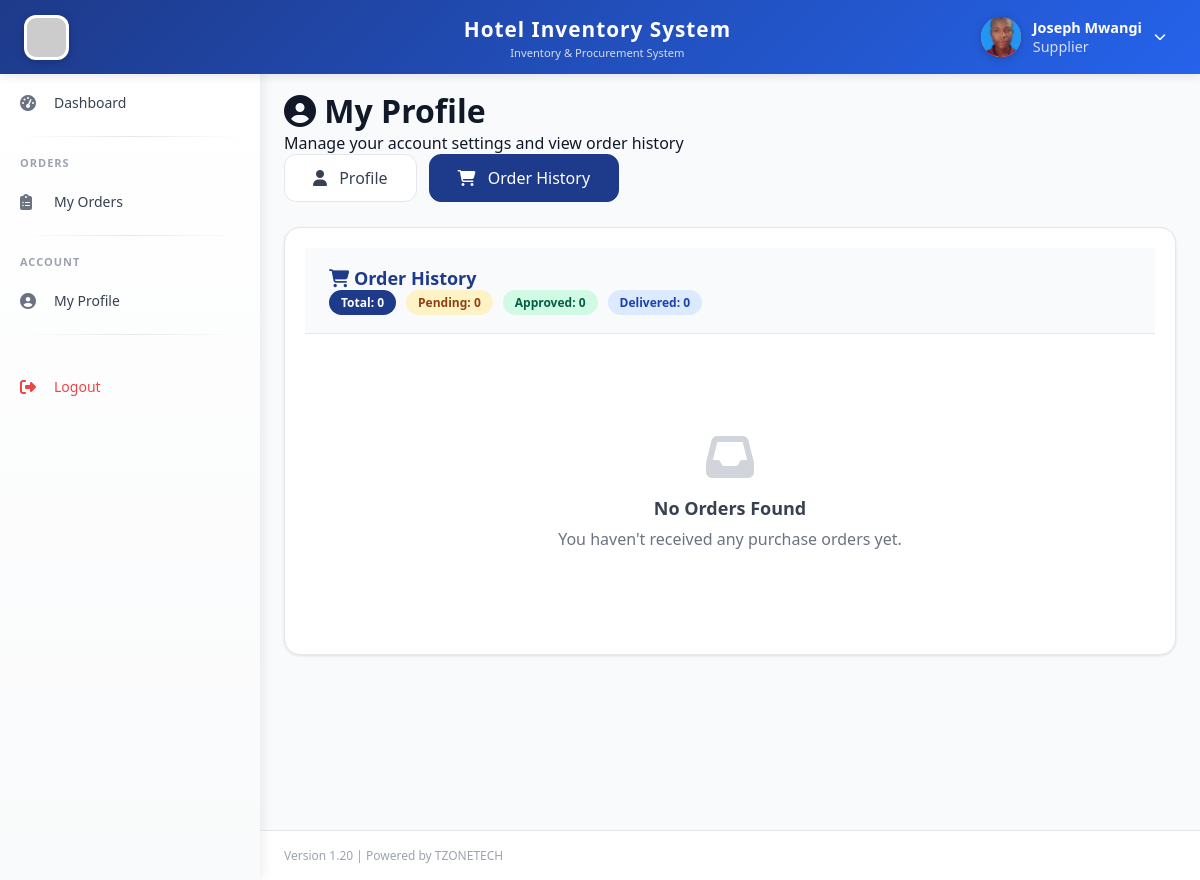
Page /supplier/profile.php?tab=orders (signed in) on the earlier database version.
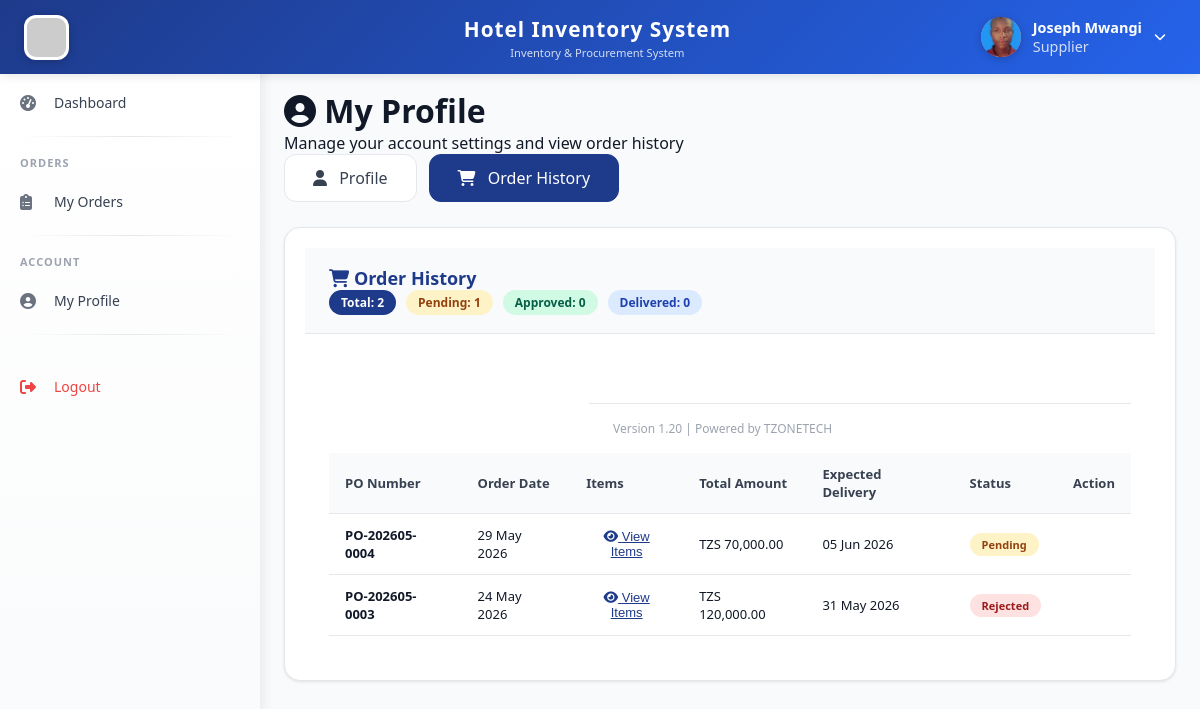
Same page on the later database version.
### tables this page shows
CREATE TABLE `users` (
  `id` int(11) NOT NULL,
  `fullname` varchar(100) NOT NULL,
  `username` varchar(50) NOT NULL,
  `password` varchar(255) NOT NULL,
  `email` varchar(100) NOT NULL,
  `phone` varchar(20) DEFAULT NULL,
  `role_id` int(11) NOT NULL,
  `status` enum('active','inactive') DEFAULT 'active',
  `created_at` timestamp NOT NULL DEFAULT current_timestamp(),
  `phone_verified` tinyint(4) DEFAULT 0,
  `reset_token` varchar(100) DEFAULT NULL,
  `reset_expires` datetime DEFAULT NULL,
  `profile_picture` varchar(255) DEFAULT NULL,
  `updated_at` timestamp NOT NULL DEFAULT current_timestamp() ON UPDATE current_timestamp()
);

CREATE TABLE `suppliers` (
  `id` int(11) NOT NULL,
  `company_name` varchar(100) NOT NULL,
  `contact_person` varchar(100) DEFAULT NULL,
  `email` varchar(100) DEFAULT NULL,
  `phone` varchar(20) DEFAULT NULL,
  `address` text DEFAULT NULL,
  `status` enum('active','inactive') DEFAULT 'active',
  `created_at` timestamp NOT NULL DEFAULT current_timestamp(),
  `password` varchar(255) DEFAULT NULL,
  `reset_token` varchar(100) DEFAULT NULL,
  `reset_expires` datetime DEFAULT NULL,
  `phone_verified` tinyint(4) DEFAULT 0,
  `updated_at` timestamp NOT NULL DEFAULT current_timestamp() ON UPDATE current_timestamp()
);

CREATE TABLE `purchase_orders` (
  `id` int(11) NOT NULL,
  `po_number` varchar(50) NOT NULL,
  `supplier_id` int(11) NOT NULL,
  `order_date` date NOT NULL,
  `expected_delivery` date DEFAULT NULL,
  `total_amount` decimal(12,2) DEFAULT 0.00,
  `status` enum('pending','approved','rejected','delivered','confirmed') DEFAULT 'pending',
  `created_by` int(11) NOT NULL,
  `approved_by` int(11) DEFAULT NULL,
  `notes` text DEFAULT NULL,
  `created_at` timestamp NOT NULL DEFAULT current_timestamp()
);

### supplier/profile.php (the view, shortened to what this page needs)
<?php
require_once '../includes/auth_check.php';
$supplier_id = $_SESSION['supplier_id'] ?? $_SESSION['user_id'];
$active_tab = $_GET['tab'] ?? 'profile';
$sql = "SELECT * FROM suppliers WHERE id = ?";
$stmt = $db->prepare($sql);
$stmt->bind_param("i", $supplier_id);
$stmt->execute();
$result = $stmt->get_result();
$order_sql = "SELECT po.*, u.fullname as created_by_name
              FROM purchase_orders po
              JOIN users u ON po.created_by = u.id
              WHERE po.supplier_id = ?
              ORDER BY po.created_at DESC";
$order_stmt = $db->prepare($order_sql);
$order_stmt->bind_param("i", $supplier_id);
$order_stmt->execute();
$order_result = $order_stmt->get_result();
$orders = $order_result->fetch_all(MYSQLI_ASSOC);
$order_stats = [
    'total' => count($orders),
    'pending' => 0,
    'approved' => 0,
    'delivered' => 0,
    'rejected' => 0
];
foreach ($orders as $order) {
    if ($order['status'] == 'pending') $order_stats['pending']++;
    elseif ($order['status'] == 'approved') $order_stats['approved']++;
    elseif ($order['status'] == 'delivered') $order_stats['delivered']++;
    elseif ($order['status'] == 'rejected') $order_stats['rejected']++;
}
include '../templates/header.php';
include '../templates/sidebar.php';
?>
<div class="main-content">
    <div class="page-header">
        <h1><i class="fas fa-user-circle"></i> My Profile</h1>
        <p>Manage your account settings and view order history</p>
    </div>
    <div class="profile-tabs">
        <a href="?tab=profile" class="profile-tab <?php echo $active_tab == 'profile' ? 'active' : ''; ?>">
            <i class="fas fa-user"></i> Profile
        </a>
        <a href="?tab=orders" class="profile-tab <?php echo $active_tab == 'orders' ? 'active' : ''; ?>">
            <i class="fas fa-shopping-cart"></i> Order History
        </a>
    </div>
    <?php if($active_tab == 'orders'): ?>
    <div class="card animate-card">
        <div class="card-header">
            <h3><i class="fas fa-shopping-cart"></i> Order History</h3>
            <div class="order-stats">
                <span class="stat-badge total">Total: <?php echo $order_stats['total']; ?></span>
                <span class="stat-badge pending">Pending: <?php echo $order_stats['pending']; ?></span>
                <span class="stat-badge approved">Approved: <?php echo $order_stats['approved']; ?></span>
                <span class="stat-badge delivered">Delivered: <?php echo $order_stats['delivered']; ?></span>
            </div>
        </div>
        <div class="card-body">
            <?php if(count($orders) > 0): ?>
                <div class="table-responsive">
                    <table class="data-table">
                        <thead>
                            <tr>
                                <th>PO Number</th>
                                <th>Order Date</th>
                                <th>Items</th>
                                <th>Total Amount</th>
                                <th>Expected Delivery</th>
                                <th>Status</th>
                                <th>Action</th>
                            </tr>
                        </thead>
                        <tbody>
                            <?php foreach($orders as $order): ?>
                                <tr class="order-row">
                                    <td><strong><?php echo $order['po_number']; ?></strong></td>
                                    <td><?php echo date('d M Y', strtotime($order['order_date'])); ?></td>
                                    <td>
                                        <button onclick="viewOrderItems(<?php echo $order['id']; ?>)" class="btn-link">
                                            <i class="fas fa-eye"></i> View Items
                                        </button>
                            </td>
                                    <td>TZS <?php echo number_format($order['total_amount'], 2); ?></td>
                                    <td><?php echo $order['expected_delivery'] ? date('d M Y', strtotime($order['expected_delivery'])) : 'Not set'; ?></td>
                                    <td>
                                        <span class="status-badge status-<?php echo $order['status']; ?>">
                                            <?php echo ucfirst($order['status']); ?>
                                        </span>
                            </td>
                                    <td>
                                        </td>
                                </tr>
                            <?php endforeach; ?>
                        </tbody>
                </div>
            <?php else: ?>
                <div class="empty-state">
                    <i class="fas fa-inbox"></i>
                    <h3>No Orders Found</h3>
                    <p>You haven't received any purchase orders yet.</p>
                </div>
            <?php endif; ?>
        </div>
    </div>
    <?php endif; ?>
</div>
<?php include '../templates/footer.php'; ?>

### templates/header.php (shortened to what this page needs)
<!DOCTYPE html>
<html lang="en">
<head>
    <link rel="stylesheet" href="https://cdnjs.cloudflare.com/ajax/libs/font-awesome/6.4.0/css/all.min.css">
    <link rel="stylesheet" href="<?php echo APP_URL; ?>/assets/css/style.css">
</head>
<body>
    <div class="top-header">
        <div class="header-left">
            <img src="<?php echo APP_URL; ?>/assets/images/hotel.jpg" alt="Hotel Logo" class="logo-img" onerror="this.src='https://via.placeholder.com/45x45?text=H'">
        </div>
        <div class="header-center">
            <div class="app-title"><?php echo APP_NAME; ?></div>
            <div class="app-subtitle">Inventory & Procurement System</div>
        </div>
        <div class="header-right">
            <div class="user-info" id="userInfoBtn">
                <div class="user-avatar-circle" id="userAvatar">
                    <?php
                    $profile_pic = '';
                    if (isset($_SESSION['user_id'])) {
                        global $db;
                        $pic_sql = "SELECT profile_picture FROM users WHERE id = ?";
                        $pic_stmt = $db->prepare($pic_sql);
                        $pic_stmt->bind_param("i", $_SESSION['user_id']);
                        $pic_stmt->execute();
                        $pic_result = $pic_stmt->get_result();
                        if ($pic_row = $pic_result->fetch_assoc()) {
                            $profile_pic = $pic_row['profile_picture'];
                        }
                    }
                    if ($profile_pic && file_exists('../uploads/profile/' . $profile_pic)):
                    ?>
                        <img src="<?php echo APP_URL; ?>/uploads/profile/<?php echo $profile_pic; ?>" alt="Profile">
                    <?php endif; ?>
                </div>
                <div class="user-details">
                    <span class="user-name"><?php echo htmlspecialchars($_SESSION['fullname'] ?? 'User'); ?></span>
                    <span class="user-role"><?php echo $_SESSION['role'] ?? 'Guest'; ?></span>
                </div>
                <i class="fas fa-chevron-down" style="font-size: 12px;"></i>
            </div>
        </div>
    </div>

### templates/sidebar.php (shortened to what this page needs)
<div class="sidebar">
    <ul class="sidebar-menu">
        <?php
        $current_page = basename($_SERVER['PHP_SELF']);
        $role = $_SESSION['role'] ?? 'Guest';
        $active_class = ($current_page == 'dashboard.php') ? 'active' : '';
        echo '<li class="' . $active_class . '"><a href="' . APP_URL . '/dashboard.php"><i class="fas fa-tachometer-alt"></i> <span>Dashboard</span></a></li>';
        switch($role) {
                ?>
                <?php
            case 'Supplier':
                ?>
                <li class="menu-divider"></li>
                <li class="menu-header">Orders</li>
                <li class="<?php echo ($current_page == 'orders.php') ? 'active' : ''; ?>">
                    <a href="<?php echo APP_URL; ?>/supplier/orders.php"><i class="fas fa-clipboard-list"></i> <span>My Orders</span></a>
                </li>
                <?php
                break;
        }
            ?>
        <li class="menu-divider"></li>
        <li class="menu-header">Account</li>
        <li>
            <?php if ($role === 'Supplier'): ?>
                <a href="<?php echo APP_URL; ?>/supplier/profile.php">
                    <i class="fas fa-user-circle"></i> <span>My Profile</span>
                </a>
            <?php endif; ?>
        </li>
        <li class="menu-divider"></li>
        <li class="menu-footer">
            <a href="<?php echo APP_URL; ?>/auth/logout.php" class="logout-link">
                <i class="fas fa-sign-out-alt"></i> <span>Logout</span>
            </a>
        </li>
    </ul>
</div>

### templates/footer.php (shortened to what this page needs)
    <footer class="footer">
        <div class="footer-content">
            <p class="footer-version">Version 1.20 | Powered by TZONETECH</p>
        </div>
    </footer>
</body>
</html>

### assets/css/style.css (style rules this page uses)
:root { --primary-dark: #1E3A8A; --primary-light: #2563EB; --accent: #FF6B6B; --accent-dark: #e55a5a; --bg-light: #F9FAFB; --white: #FFFFFF; --text-dark: #111827; --text-muted: #6B7280; --border: #E5E7EB; --shadow-sm: 0 1px 2px 0 rgba(0, 0, 0, 0.05); --shadow-md: 0 4px 6px -1px rgba(0, 0, 0, 0.1); --shadow-lg: 0 10px 15px -3px rgba(0, 0, 0, 0.1); --success: #10B981; --warning: #F59E0B; --danger: #EF4444; --info: #3B82F6; }
* { margin: 0; padding: 0; box-sizing: border-box; }
body { font-family: 'Segoe UI', Tahoma, Geneva, Verdana, sans-serif; background: var(--bg-light); color: var(--text-dark); }
.top-header { background: var(--primary-dark); color: white; padding: 12px 24px; position: fixed; top: 0; left: 0; right: 0; z-index: 1000; display: flex; justify-content: space-between; align-items: center; box-shadow: var(--shadow-md); }
.user-info { display: flex; align-items: center; gap: 20px; }
.user-info span { font-size: 0.9rem; }
.sidebar { position: fixed; top: 65px; left: 0; bottom: 0; width: 260px; background: var(--white); box-shadow: var(--shadow-md); overflow-y: auto; z-index: 999; }
.sidebar-menu { list-style: none; padding: 20px 0; }
.sidebar-menu li { margin-bottom: 5px; }
.sidebar-menu li a { display: flex; align-items: center; gap: 12px; padding: 12px 24px; color: var(--text-dark); text-decoration: none; transition: all 0.3s; font-size: 0.95rem; }
.sidebar-menu li a i { width: 22px; color: var(--primary-dark); }
.main-content { margin-left: 260px; margin-top: 65px; padding: 24px; min-height: calc(100vh - 65px); }
.card { background: var(--white); border-radius: 12px; box-shadow: var(--shadow-sm); padding: 20px; margin-bottom: 20px; border: 1px solid var(--border); }
.card-header { font-size: 1.2rem; font-weight: 600; margin-bottom: 15px; padding-bottom: 10px; border-bottom: 2px solid var(--border); }
.data-table { width: 100%; border-collapse: collapse; }
.data-table thead { background: var(--bg-light); }
.data-table th, .data-table td { padding: 12px 15px; text-align: left; border-bottom: 1px solid var(--border); }
.data-table th { font-weight: 600; color: var(--text-dark); }
.status-pending { background: var(--warning); color: white; padding: 4px 12px; border-radius: 20px; font-size: 0.75rem; }

### templates/header.php (style rules this page uses)
* { margin: 0; padding: 0; box-sizing: border-box; }
body { font-family: 'Segoe UI', Tahoma, Geneva, Verdana, sans-serif; background: #F9FAFB; color: #111827; }
.top-header { background: linear-gradient(135deg, #1E3A8A 0%, #2563EB 100%); color: white; padding: 12px 24px; position: fixed; top: 0; left: 0; right: 0; z-index: 1000; display: flex; justify-content: space-between; align-items: center; box-shadow: 0 2px 10px rgba(0,0,0,0.1); }
.header-left { display: flex; align-items: center; gap: 15px; min-width: 200px; }
.logo-img { width: 45px; height: 45px; border-radius: 12px; object-fit: cover; box-shadow: 0 2px 8px rgba(0,0,0,0.2); background: white; padding: 3px; }
.header-center { flex: 1; text-align: center; }
.app-title { font-size: 1.3rem; font-weight: 700; letter-spacing: 1px; }
.app-subtitle { font-size: 0.7rem; opacity: 0.8; margin-top: 2px; }
.header-right { display: flex; align-items: center; gap: 20px; min-width: 200px; justify-content: flex-end; }
.user-info { display: flex; align-items: center; gap: 12px; cursor: pointer; position: relative; padding: 5px 10px; border-radius: 40px; transition: background 0.3s; }
.user-avatar-circle { width: 40px; height: 40px; border-radius: 50%; background: linear-gradient(135deg, #FF6B6B, #ff8e8e); display: flex; align-items: center; justify-content: center; font-weight: 700; font-size: 18px; color: white; text-transform: uppercase; box-shadow: 0 2px 8px rgba(0,0,0,0.2); overflow: hidden; }
.user-avatar-circle img { width: 100%; height: 100%; object-fit: cover; }
.user-details { display: flex; flex-direction: column; }
.user-name { font-size: 14px; font-weight: 600; }
.user-role { font-size: 11px; opacity: 0.8; }
.main-content { margin-left: 260px; margin-top: 65px; padding: 24px; min-height: calc(100vh - 65px); }
.sidebar { position: fixed; top: 65px; left: 0; bottom: 0; width: 260px; background: linear-gradient(180deg, #FFFFFF 0%, #F9FAFB 100%); box-shadow: 2px 0 12px rgba(0,0,0,0.08); overflow-y: auto; z-index: 999; transition: transform 0.3s ease-in-out; }

Differences in the rows shown:
changed suppliers: id "0" → "1"; phone_verified "0" → (not shown)
added purchase_orders: po_number "PO-202605-0004", order_date "29 May 2026", total_amount "70,000.00", expected_delivery "05 Jun 2026", status "Pending"
added purchase_orders: po_number "PO-202605-0003", order_date "24 May 2026", total_amount "120,000.00", expected_delivery "31 May 2026", status "Rejected"
Other differences:
$order_stats['total']: (not shown) → "2"
text no longer shown: "No Orders Found You haven't received any purchase orders yet."
text now shown: "PO Number Order Date Items Total Amount Expected Delivery Status Action"
